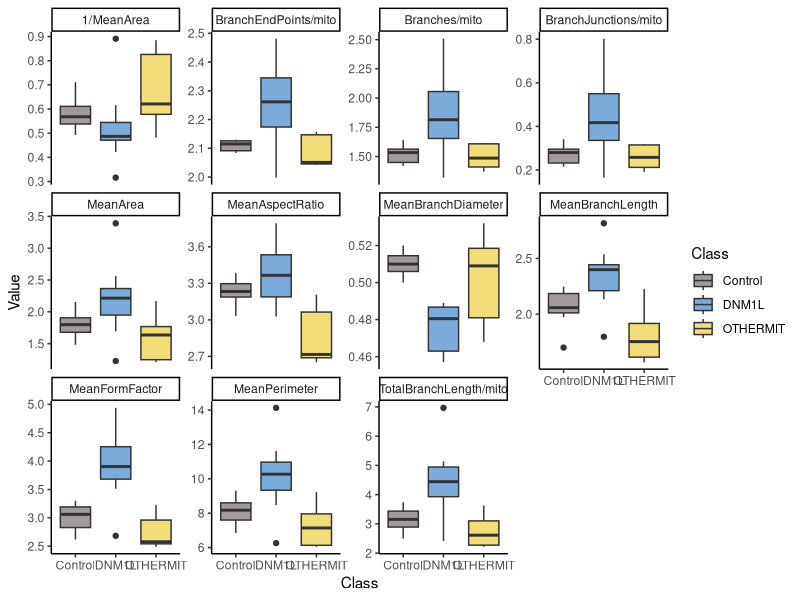
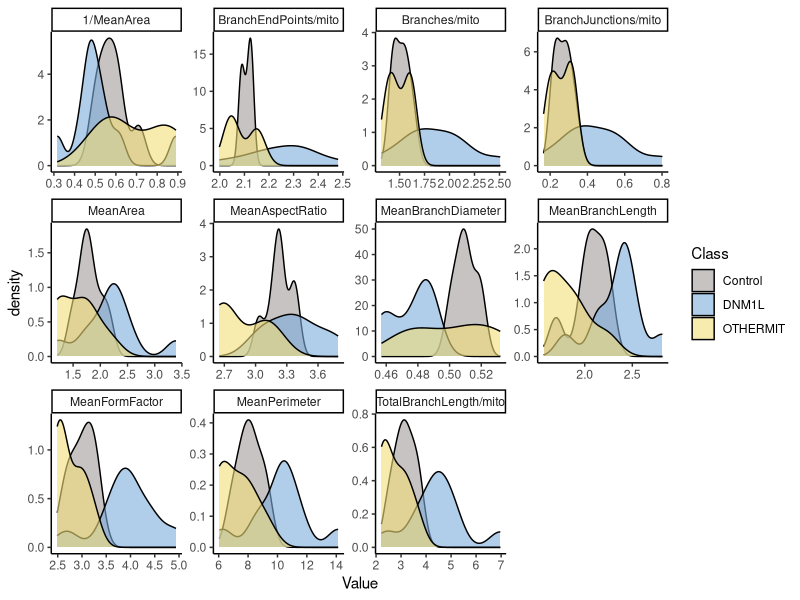
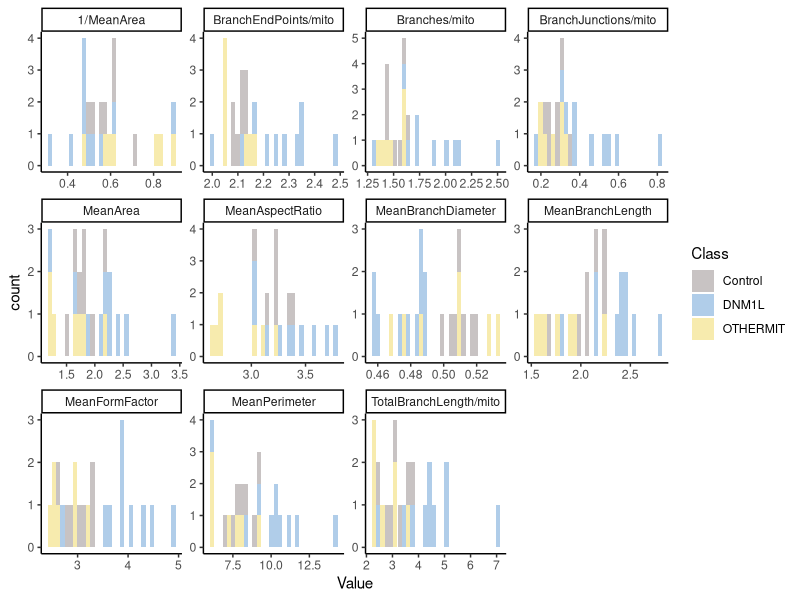

Write the R code that produced these figures, in order. (Note: this script raises an error after producing the figures.)
## ---- chunk 1
library(here)
library(caret)
library(readxl)
library(ggfortify)
library(GGally)
library(glmnet)
library(Hmisc)
library(writexl)
library(tidyverse)
## ---- chunk 2
db <- read_csv(here("data/DNM1L_MitochondriaAnalyzer_datos average.csv"))
db <- db[,1:19]

id <- data.frame(
  Control = "Control",
  DNM1L = "DNM1L",
  OTHERMIT = "OTHERMIT",
  n1 = 7,
  n2 = 10,
  n3 = 7
)

# Expand each count into numbered names
id <- paste0(db$Class, unlist(
  lapply(id[4:6], function(n) {
    paste0(id$gene, "_", seq_len(n))
  })
))

db$Class <- as.factor(db$Class) 

db$ID <- as.factor(id) 

# db$Class <- relevel(db$Class, ref = "DNM1L")

#Removing redundant variables:

colnames(db)

db <- db %>%
  select(-c("Count", "TotalArea", "Branches", "TotalPerimeter", "TotalBranchLength", "BranchJunctions", "BranchEndPoints")) 

## ---- chunk 3


long_db <- db %>%
  pivot_longer(cols = -c(ID, Class), names_to = "Predictor", values_to = "Value")

boxplt_all <- long_db %>%
  ggplot(aes(x = Class, y = Value, fill = Class)) +
  geom_boxplot() +
  facet_wrap(~ Predictor, scales = "free_y") +
  scale_fill_manual(values = c("#a39b9b",  "#7babdb", "#f2de79")) +
  theme_classic()

ggsave("/home/sofia/Projects/DNM1L/plots/average/boxplt_all.png", boxplt_all, width = 12, height = 8, units = "in")

densty_all <- long_db %>%
  ggplot(aes(x = Value, fill = Class)) +
  geom_density(alpha = 0.6) +
  facet_wrap(~ Predictor, scales = "free") +
  scale_fill_manual(values = c("#a39b9b",  "#7babdb", "#f2de79")) +
  theme_classic()

ggsave("/home/sofia/Projects/DNM1L/plots/average/densty_all.png", densty_all, width = 12, height = 8, units = "in")

hist_all <- long_db %>%
  ggplot(aes(x = Value, fill = Class)) +
  geom_histogram(alpha = 0.6) +
  facet_wrap(~ Predictor, scales = "free") +
  scale_fill_manual(values = c("#a39b9b",  "#7babdb", "#f2de79")) +
  theme_classic()

ggsave("/home/sofia/Projects/DNM1L/plots/average/hist_all.png", hist_all, width = 12, height = 8, units = "in")
 
## ---- chunk 4
# 
# db_res %>%
#   select(-c(ID, Class)) %>%
#   ggpairs() # Así se ve la correlación entre variables. Es importante no tomar en cuenta 

# Hay otras formas de hacer esto. Yo solo use esta función y quité las variables que eran redundantes, pero es que mis datos tenían variables que eran super dependientes unas de otras. El señorcito explica muchas cosas aquí que no he terminado de entender https://hbiostat.org/rmsc. En este es específico de bioestadñistica https://hbiostat.org/bbr. Estoy tratando de leer sus cosas. Si querés mejor no uses lo de redun().
#  Creating repeated CV folds
set.seed(123)


X <- db %>% select(-ID, -Class)
y <- db$Class



folds <- createMultiFolds(
  y = y,
  k = 3,
  times = 10
)

fold_data <- vector("list", length(folds))

for (i in seq_along(folds)) {

  train_idx <- folds[[i]]
  valid_idx <- setdiff(seq_len(nrow(db)), train_idx)

  train_data <- db[train_idx, ]
  valid_data <- db[valid_idx, ]


  # -------------------------
  # redun ONLY on training
  # -------------------------

  red_vars <- redun(
    as.matrix(
      train_data %>%
        select(-ID, -Class)
    )
  )

  selected_vars <- red_vars$In


  # -------------------------
  # Selected variables
  # -------------------------

  train_X <- train_data %>%
    select(ID, Class, all_of(selected_vars))

  valid_X <- valid_data %>%
    select(ID, Class, all_of(selected_vars))


  # -------------------------
  # PCA ONLY on training
  # -------------------------

  pca_fit <- prcomp(
    train_X %>% select(-ID, -Class),
    scale. = TRUE
  )


  # -------------------------
  # PCA scores
  # -------------------------

  train_pca <- predict(
    pca_fit,
    train_X %>% select(-ID, -Class)
  )

  valid_pca <- predict(
    pca_fit,
    valid_X %>% select(-ID, -Class)
  )


  # -------------------------
  # Save everything
  # -------------------------

  fold_data[[i]] <- list(
    train_idx = train_idx,
    valid_idx = valid_idx,
    train_X = train_X,
    valid_X = valid_X,
    red_vars = red_vars,
    selected_vars = selected_vars,
    pca_fit = pca_fit,
    train_pca = train_pca,
    valid_pca = valid_pca
  )
}
library(patchwork)

f1_pca <- autoplot(
  fold_data[[1]]$pca_fit,
  data = fold_data[[1]]$train_X,
  colour = "Class",
  size = 3,
  loadings = TRUE,
  loadings.label = TRUE
) +
  theme_classic() +
  scale_colour_manual(
    values = c("#a39b9b", "#7babdb", "#f2de79")
  )

f2_pca <- autoplot(
  fold_data[[2]]$pca_fit,
  data = fold_data[[2]]$train_X,
  colour = "Class",
  size = 3,
  loadings = TRUE,
  loadings.label = TRUE
) +
  theme_classic() +
  scale_colour_manual(
    values = c("#a39b9b", "#7babdb", "#f2de79")
  )

f3_pca <- autoplot(
  fold_data[[3]]$pca_fit,
  data = fold_data[[3]]$train_X,
  colour = "Class",
  size = 3,
  loadings = TRUE,
  loadings.label = TRUE
) +
  theme_classic() +
  scale_colour_manual(
    values = c("#a39b9b", "#7babdb", "#f2de79")
  )

f4_pca <- autoplot(
  fold_data[[4]]$pca_fit,
  data = fold_data[[4]]$train_X,
  colour = "Class",
  size = 3,
  loadings = TRUE,
  loadings.label = TRUE
) +
  theme_classic() +
  scale_colour_manual(
    values = c("#a39b9b", "#7babdb", "#f2de79")
  )

f5_pca <- autoplot(
  fold_data[[5]]$pca_fit,
  data = fold_data[[5]]$train_X,
  colour = "Class",
  size = 3,
  loadings = TRUE,
  loadings.label = TRUE
) +
  theme_classic() +
  scale_colour_manual(
    values = c("#a39b9b", "#7babdb", "#f2de79")
  )

pca_first_folds <- f1_pca + f2_pca + f3_pca + f4_pca + f5_pca
## ---- chunk 5

set.seed(2024)



# Holi! Esto lo hice para plotear las predicciones de los modelos. No creo que sea necesario. Tenía que transformar a principal components porque necesitaba 2 dimensiones. chat me ayudó.

make_bound_plot <- function(mod, dat, pcx = 1, pcy = 2, alg) {
  set.seed(2024)  # Ensure reproducibility in PCA transformation

  preproc <- preProcess(dat[-c(1,2)], method = c("pca"))
  pca_transformed <- predict(preproc, dat[-c(1,2)])
  pca_transformed <- data.frame(pca_transformed, Class = dat$Class)

  colnames(pca_transformed)[pcx] <- "X"
  colnames(pca_transformed)[pcy] <- "Y"

  # Create a grid of points in the PCA-transformed space
  x_min <- min(pca_transformed$X) - 1
  x_max <- max(pca_transformed$X) + 1
  y_min <- min(pca_transformed$Y) - 1
  y_max <- max(pca_transformed$Y) + 1

  # Generate grid points
  grid <- expand.grid(X = seq(x_min, x_max, length.out = 100),
                      Y = seq(y_min, y_max, length.out = 100))

  # Combine the grid with zeros for other components
  grid_full <- data.frame(matrix(0, nrow = nrow(grid), ncol = ncol(pca_transformed)-1))
  colnames(grid_full) <- colnames(pca_transformed)[-ncol(pca_transformed)]
  grid_full[, c(pcx, pcy)] <- grid

  # Inverse transform the grid to the original feature space
  inverse_pca <- function(pca_model, pca_data) {
    center <- pca_model$mean
    scale <- pca_model$std
    rotation <- pca_model$rotation
    
    # Calculate the original data matrix
    original_matrix <- as.matrix(pca_data) %*% t(rotation)
    
    # Re-scale and re-center
    original_matrix <- sweep(original_matrix, 2, scale, `*`)
    original_matrix <- sweep(original_matrix, 2, center, `+`)
    
    return(as.data.frame(original_matrix))
  }

  # Perform inverse PCA transformation on the grid
  grid_original <- inverse_pca(preproc, grid_full)
  colnames(grid_original) <- colnames(dat[-c(1,2)])

  # Predict on the original feature space
  grid_original$Class <- predict(mod, grid_original, type = "raw")
  grid_original$Class <- relevel(grid_original$Class, ref = "Control")

  # Plot the decision boundary
  ggplot() +
    geom_point(data = pca_transformed, aes(x = X, y = Y, color = Class), size = 2) +
    geom_tile(data = grid, aes(x = X, y = Y, fill = grid_original$Class), alpha = 0.3) +
    labs(title = paste(alg, "Decision Boundary on PCA-projected Data"),
         x = paste("Principal Component", pcx),
         y = paste("Principal Component", pcy)) +
    theme_minimal() +
    scale_color_manual(name = "Reference", labels = levels(pca_transformed$Class), values = c("#a39b9b",  "#67c7c5", "#f2de79")) +
    scale_fill_manual(name = "Prediction", labels = levels(pca_transformed$Class), values = c("#a39b9b",  "#67c7c5", "#f2de79"))
}


## ---- chunk 6

set.seed(2024)

search_grid <- expand.grid(
  decay = seq(0, 0.2, by = 0.01)
)


multi_model <- train_model(trn, "multinom", search_grid)

plot(multi_model)

varImp(multi_model)

pred_multi_model <- data.frame(Prediction = predict(multi_model, newx = as.matrix(trn[-c(1,2)]), type="raw"))

trn_class_res <- data.frame(ID = trn$ID, Prediction = pred_multi_model, Reference = trn$Class)

nn_cnfmat <- confusionMatrix(
  predict(multi_model),
  trn$Class,
  positive = "DNML1"
)


tblmat <- as.table(nn_cnfmat$table)
tblbyclass <- data.frame(nn_cnfmat$byClass)

write_xlsx(tblbyclass, here("/home/sofia/Projects/DNM1L/plots/average/nn/train/tables/confusion_matrix.xlsx"))

confint(multi_model$finalModel)



nn_trn_12_bp <- make_bound_plot(multi_model, trn, 1, 2, "Neural Network")

ggsave("/home/sofia/Projects/DNM1L/plots/average/nn/train/nn_trn_12_bp.png", nn_trn_12_bp, width = 8, height = 6, units = "in")

nn_trn_13_bp <- make_bound_plot(multi_model, trn, 1, 3, "Neural Network") #fix this, the boundaries make no sense, maybe just use pc 1 and 2 plot

ggsave("/home/sofia/Projects/DNM1L/plots/average/nn/train/nn_trn_13_bp.png", nn_trn_13_bp, width = 8, height = 6, units = "in")

nn_trn_2_3_bp <-make_bound_plot(multi_model, trn, 2, 3, "Neural Network")

ggsave("/home/sofia/Projects/DNM1L/plots/average/nn/train/nn_trn_2_3_bp.png", nn_trn_2_3_bp, width = 8, height = 6, units = "in")

## ---- chunk 7
set.seed(2024)

ctrl_none <- trainControl(
  method = "none"
)

rf_models <- vector("list", length(fold_data))

for (i in seq_along(fold_data)) {

  dat <- fold_data[[i]]

  rf_models[[i]] <- train(
    x = dat$train_X %>% select(-ID, -Class),
    y = dat$train_X$Class,
    method = "rf",
    trControl = ctrl_none
  )
}

rf_results <- vector("list", length(fold_data))

for (i in seq_along(fold_data)) {

  dat <- fold_data[[i]]
  model <- rf_models[[i]]

  pred <- predict(
    model,
    newdata = dat$valid_X %>% select(-ID, -Class)
  )

  prob <- predict(
    model,
    newdata = dat$valid_X %>% select(-ID, -Class),
    type = "prob"
  )

  rf_results[[i]] <- data.frame(
  ID = dat$valid_X$ID,
  obs = dat$valid_X$Class,
  pred = pred,
  prob
)
}

rf_metrics <- lapply(seq_along(rf_results), function(i) {

  metric_data <- rf_results[[i]] %>%
    select(ID, obs, pred, all_of(levels(db$Class))) %>%
    as.data.frame()

  multiClassSummary(
    data = metric_data,
    lev = levels(db$Class),
    model = rf_models[[i]]
  )
})

rf_metrics <- bind_rows(
  rf_metrics,
  .id = "fold"
)

conf_matrices <- lapply(rf_results, function(x) {
  confusionMatrix(
    data = x$pred,
    reference = x$obs
  )
})

names(conf_matrices) <- paste0("Fold_", seq_along(conf_matrices))

conf_matrices

all_rf_results <- bind_rows(rf_results)


feature_selection <- lapply(
  fold_data,
  function(x) x$selected_vars
)

feature_counts <- table(
  unlist(feature_selection)
)

feature_counts <- data.frame(
  feature = names(feature_counts),
  n_selected = as.integer(feature_counts)
) %>%
  arrange(desc(n_selected))

feature_final <- feature_counts %>%
  mutate(
    selection_frequency = n_selected / length(fold_data)
  ) %>%
  arrange(desc(selection_frequency)) %>%
  filter(selection_frequency >= 0.50) %>%
  pull(feature)

final_data <- db %>%
  select(ID, Class, all_of(feature_final))

final_rf <- train(
  x = final_data %>% select(-c(ID, Class)),
  y = final_data$Class,
  method = "rf",
  trControl = trainControl(method = "none")
)

all_rf_results <- bind_rows(rf_results)

class_levels <- levels(db$Class)

#################################confusion matrix##############################
sample_pred <- all_rf_results %>%
  group_by(obs) %>%
  summarise(
    across(
      all_of(class_levels),
      mean
    ),
    .groups = "drop"
  )
###############################################################################



## ---- chunk 8
set.seed(2024)

search_grid <- expand.grid(
  mtry = seq(1, 3, by = 1)
)

rf_model <- train_model(trn, "rf", search_grid)

confusionMatrix(predict(rf_model), trn$Class, positive = "DNML1")
plot(rf_model)


varImp(rf_model)


make_bound_plot(rf_model,trn, 1, 2, "Random Forest")
make_bound_plot(rf_model,trn, 1, 3, "Random Forest")
make_bound_plot(rf_model,trn, 2, 3, "Random Forest")
## ---- chunk 9
set.seed(2024)

search_grid <- expand.grid(C = seq(0.01, 2, length = 20))

# Preprocess with PCA and train SVM model
svm_model <- train_model(trn, "svmLinear", search_grid = search_grid)

plot(svm_model)


pred_svm <- predict(svm_model, as.matrix(trn[-c(1,2)]), type = "raw")

confusionMatrix(pred_svm, trn$Class, positive = "DNM1L")

make_bound_plot(svm_model, trn, 1,2, "SVM")
make_bound_plot(svm_model, trn, 1,3, "SVM")
make_bound_plot(svm_model, trn, 2,3, "SVM")

## ---- chunk 10
set.seed(2024)

model_list <- list(Neural = multi_model, SVM = svm_model, RF = rf_model)

res <- resamples(model_list)

sumres <- summary(res)

res
sumres



as.table(sumres$statistics$Accuracy)
as.table(sumres$statistics$Kappa)

# write_xlsx()

tst$Class <- relevel(tst$Class, ref = "DNM1L")

pred_tst <- predict(svm_model, tst[-c(1,2)], type = "raw")
final_cnfmat <- confusionMatrix(pred_tst, tst$Class, positive = "DNM1L")

tblmat <- as.table(final_cnfmat$table)
tblbyclass <- data.frame(final_cnfmat$byClass)

write_xlsx(tblbyclass, here("tables/per_class.xlsx"))

tst$Class <- relevel(tst$Class, ref = "Control")

final_cnfmat
make_bound_plot(svm_model, tst,1,2, "SVM")

ggsave(here("plots/des_boun.jpeg"))

make_bound_plot(svm_model, tst, 1,3, "SVM")
make_bound_plot(svm_model, tst ,2,3, "SVM")
